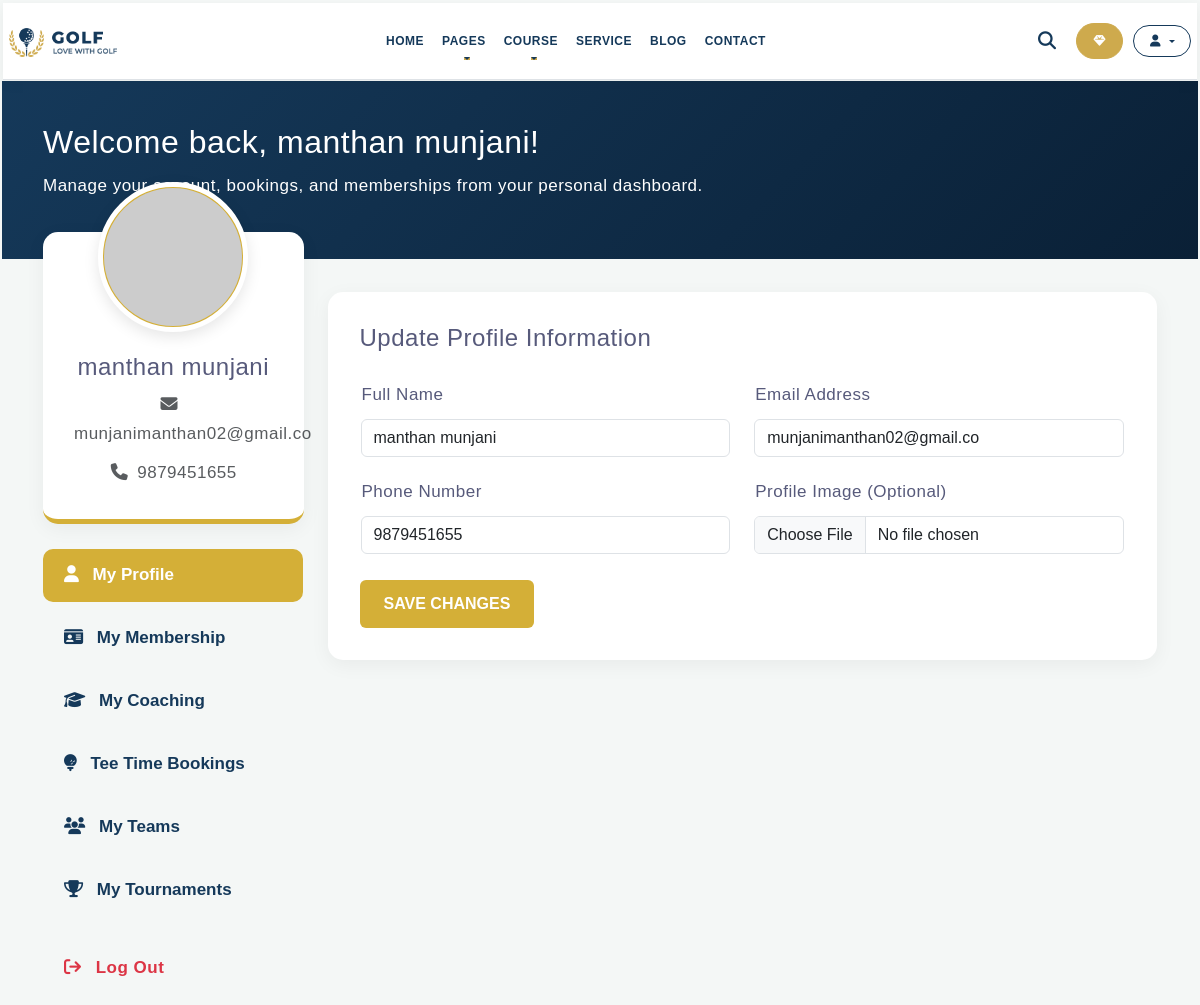
Screenshot of /website/code/profile.php (signed in) with the database file from the repository.
### tables this page shows
CREATE TABLE `register` (
  `id` int(20) NOT NULL,
  `username` varchar(255) DEFAULT NULL,
  `email` varchar(255) DEFAULT NULL,
  `password` varchar(255) NOT NULL,
  `phone` varchar(15) DEFAULT NULL,
  `image` varchar(255) DEFAULT NULL
);

### website/code/profile.php (the view, shortened to what this page needs)
<?php
require 'db.php';
$user_id = $_SESSION['user_id'];
$stmt = $con->prepare("SELECT * FROM register WHERE id = ?");
if (!$stmt) {
    die("Prepare failed: " . $con->error);
}$stmt->bind_param("i", $user_id);
$stmt->execute();
$user_data = $stmt->get_result()->fetch_assoc();
$profile_img = !empty($user_data['image']) ? '../image/uploads/' . htmlspecialchars($user_data['image']) : 'https://ui-avatars.com/api/?name=' . urlencode($user_data['username']) . '&background=D4AF37&color=fff&size=150';
?>
<!DOCTYPE html>
<html lang="en">
<head>
    <link href="https://cdn.jsdelivr.net/npm/bootstrap@5.3.0/dist/css/bootstrap.min.css" rel="stylesheet">
    <link href="https://cdnjs.cloudflare.com/ajax/libs/font-awesome/6.4.0/css/all.min.css" rel="stylesheet">
    <link rel="stylesheet" href="../css/style.css">
</head>
<body>
    <?php include 'header.php'; ?>
    <div class="dashboard-header">
        <div class="container">
            <h2>Welcome back, <?php echo htmlspecialchars($user_data['username']); ?>!</h2>
            <p>Manage your account, bookings, and memberships from your personal dashboard.</p>
        </div>
    </div>
    <div class="container mb-5 pb-5">
        <div class="row">
            <div class="col-lg-3 mb-4">
                <div class="profile-header-card mb-4">
                    <img src="<?php echo $profile_img; ?>" alt="Profile" class="profile-avatar-lg">
                    <h4><?php echo htmlspecialchars($user_data['username']); ?></h4>
                    <p class="text-muted mb-2"><i class="fa fa-envelope me-2"></i><?php echo htmlspecialchars($user_data['email']); ?></p>
                    <p class="text-muted mb-0"><i class="fa fa-phone me-2"></i><?php echo !empty($user_data['phone']) ? htmlspecialchars($user_data['phone']) : 'Not Provided'; ?></p>
                </div>
                <div class="nav flex-column nav-pills" id="v-pills-tab" role="tablist" aria-orientation="vertical">
                    <button class="nav-link active text-start" id="v-pills-profile-tab" data-bs-toggle="pill" data-bs-target="#v-pills-profile" type="button" role="tab" aria-controls="v-pills-profile" aria-selected="true">
                        <i class="fa fa-user me-2"></i> My Profile
                    </button>
                    <button class="nav-link text-start" id="v-pills-membership-tab" data-bs-toggle="pill" data-bs-target="#v-pills-membership" type="button" role="tab" aria-controls="v-pills-membership" aria-selected="false">
                        <i class="fa fa-id-card me-2"></i> My Membership
                    </button>
                    <button class="nav-link text-start" id="v-pills-coaching-tab" data-bs-toggle="pill" data-bs-target="#v-pills-coaching" type="button" role="tab" aria-controls="v-pills-coaching" aria-selected="false">
                        <i class="fa fa-graduation-cap me-2"></i> My Coaching
                    </button>
                    <button class="nav-link text-start" id="v-pills-tee-tab" data-bs-toggle="pill" data-bs-target="#v-pills-tee" type="button" role="tab" aria-controls="v-pills-tee" aria-selected="false">
                        <i class="fa fa-golf-ball-tee me-2"></i> Tee Time Bookings
                    </button>
                    <button class="nav-link text-start" id="v-pills-team-tab" data-bs-toggle="pill" data-bs-target="#v-pills-team" type="button" role="tab" aria-controls="v-pills-team" aria-selected="false">
                        <i class="fa fa-users me-2"></i> My Teams
                    </button>
                    <button class="nav-link text-start" id="v-pills-tournament-tab" data-bs-toggle="pill" data-bs-target="#v-pills-tournament" type="button" role="tab" aria-controls="v-pills-tournament" aria-selected="false">
                        <i class="fa fa-trophy me-2"></i> My Tournaments
                    </button>
                    <a href="logout.php" class="nav-link text-start text-danger mt-3">
                        <i class="fa fa-sign-out me-2"></i> Log Out
                    </a>
                </div>
            </div>
            <div class="col-lg-9">
                <div class="tab-content" id="v-pills-tabContent">
                    <div class="tab-pane fade show active" id="v-pills-profile" role="tabpanel" aria-labelledby="v-pills-profile-tab">
                        <h4 class="mb-4">Update Profile Information</h4>
                        <form action="profile_action.php" method="POST" enctype="multipart/form-data">
                            <div class="row mb-3">
                                <div class="col-md-6">
                                    <label class="form-label">Full Name</label>
                                    <input type="text" class="form-control" name="username" value="<?php echo htmlspecialchars($user_data['username']); ?>" required>
                                </div>
                                <div class="col-md-6">
                                    <label class="form-label">Email Address</label>
                                    <input type="email" class="form-control" name="email" value="<?php echo htmlspecialchars($user_data['email']); ?>" required readonly title="Email cannot be changed">
                                </div>
                            </div>
                            <div class="row mb-4">
                                <div class="col-md-6">
                                    <label class="form-label">Phone Number</label>
                                    <input type="text" class="form-control" name="phone"
value="<?php echo htmlspecialchars(isset($user_data['phone']) ? $user_data['phone'] : ''); ?>">
                                </div>
                                <div class="col-md-6">
                                    <label class="form-label">Profile Image (Optional)</label>
                                    <input type="file" class="form-control" name="profile_image" accept="image/*">
                                </div>
                            </div>
                            <button type="submit" class="btn btn-gold px-4">Save Changes</button>
                        </form>
                    </div>
                </div>
            </div>
        </div>
    </div>
</body>
</html>

### website/css/style.css (style rules this page uses)
* { margin: 0; padding: 1px; font-family: 'Source Sans Pro', sans-serif; }
body { font-size: 17px; letter-spacing: 0.5px; color: #575a7b; font-weight: 400; line-height: 1.7; overflow-x: hidden; }
a { text-decoration: none; transition: all 0.3s ease; }
.btn-gold { background-color: #d1a853; color: #fff; font-weight: 700; padding: 12px 30px; border-radius: 6px; text-transform: uppercase; border: none; transition: background-color 0.3s ease; }
.row { display: flex; flex-wrap: wrap; }

### website/code/profile.php (style rules this page uses)
body { background-color: #f4f7f6; }
.dashboard-header { background: linear-gradient(135deg, #15395A 0%, #0a2036 100%); color: #fff; padding: 40px 0; margin-bottom: 30px; }
.profile-header-card { background: #fff; border-radius: 15px; box-shadow: 0 5px 20px rgba(0,0,0,0.05); padding: 30px; text-align: center; margin-top: -60px; border-bottom: 5px solid #D4AF37; }
.profile-avatar-lg { width: 150px; height: 150px; border-radius: 50%; object-fit: cover; border: 5px solid #fff; box-shadow: 0 5px 15px rgba(0,0,0,0.1); margin: -80px auto 20px; background: #D4AF37; }
.nav-pills .nav-link { color: #15395A; font-weight: 600; border-radius: 10px; margin-bottom: 10px; padding: 12px 20px; transition: all 0.3s; }
.nav-pills .nav-link.active, .nav-pills .show>.nav-link { background-color: #D4AF37; color: #fff; }
.tab-content { background: #fff; border-radius: 15px; box-shadow: 0 5px 20px rgba(0,0,0,0.05); padding: 30px; }
.btn-gold { background-color: #D4AF37; color: #fff; font-weight: 600; border: none; }

### rows the page displays
register: username "manthan munjani", email "munjanimanthan02@gmail.co", phone "9879451655"
